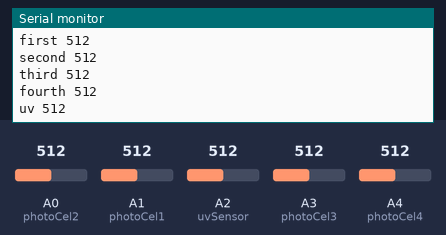
Bench run of a sketch on a simulated Arduino Uno, built with avr-gcc and run on an emulated ATmega328P. Parts: the last lines printed to the serial monitor. Inputs (shaded band) come from the test bench; at power-on: A0 (photoCel2) = 512, A1 (photoCel1) = 512, A2 (uvSensor) = 512, A3 (photoCel3) = 512, A4 (photoCel4) = 512.

Above: at 2.3 s.
2.4 s: A0 (photoCel2) set to 716
4.5 s: A1 (photoCel1) set to 716
6.6 s: A2 (uvSensor) set to 716
At 8.4 s:
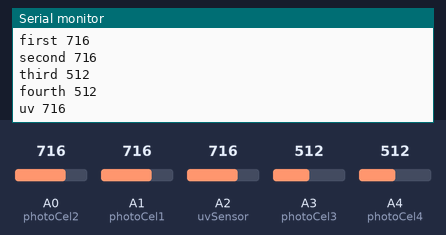
8.7 s: A3 (photoCel3) set to 716
At 9.9 s:
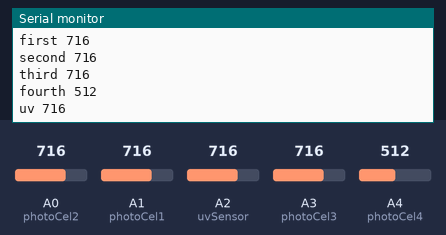
10.8 s: A4 (photoCel4) set to 716
At 12.7 s:
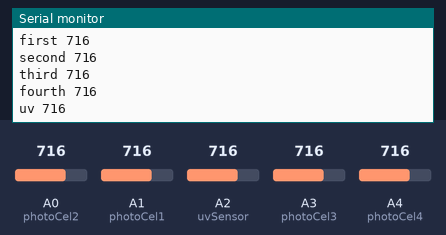
12.9 s: A0 (photoCel2) set to 992
Timing chart, 0 to 15.9 s (numbered marks = the images above; inputs shaded):
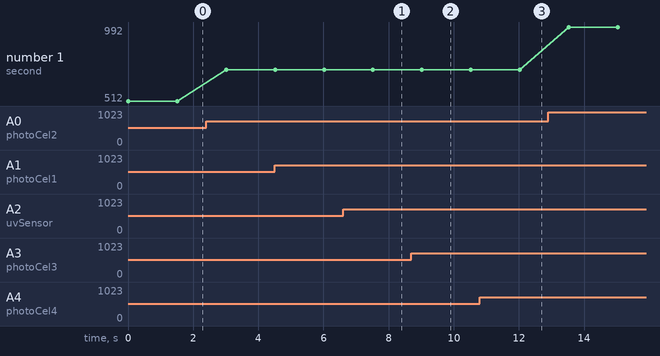

Measured:
- after the input at 6.6 s, the serial monitor: prints a new line after 0.96 s (image 1)
- after the input at 8.7 s, the serial monitor: prints a new line after 0.33 s (image 2)
- after the input at 10.8 s, the serial monitor: prints a new line after 1.2 s (image 3)
- plotted number 1: 512 → 716 after the input at 2.4 s, 716 → 992 after the input at 12.9 s

The sketch:

sketch_apr30a.ino
```cpp
int uvSensor = A2;
int photoCel1 = A1;
int photoCel2 = A0;
int photoCel3 = A3;
int photoCel4 = A4;

void setup() {

pinMode(photoCel1, INPUT);
pinMode(photoCel2, INPUT);

pinMode(photoCel3, INPUT);
pinMode(photoCel4, INPUT);
pinMode(uvSensor, INPUT);
Serial.begin(9600);

  // put your setup code here, to run once:

}

void loop() {
  Serial.print("first ");
Serial.println(analogRead(photoCel1));

  Serial.print("second ");
Serial.println(analogRead(photoCel2));

  Serial.print("third ");
Serial.println(analogRead(photoCel3));

  Serial.print("fourth ");
Serial.println(analogRead(photoCel4));

  Serial.print("uv ");
Serial.println(analogRead(uvSensor));
delay(1500);
}


  // put your main code here, to run repeatedly:
```
